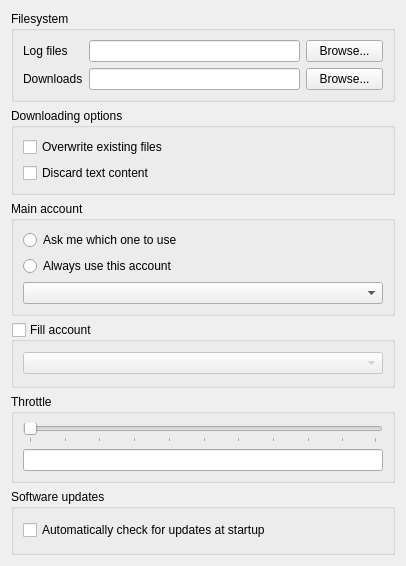
<?xml version="1.0" encoding="UTF-8"?>
<ui version="4.0">
 <class>CoreSettings</class>
 <widget class="QWidget" name="CoreSettings">
  <property name="geometry">
   <rect>
    <x>0</x>
    <y>0</y>
    <width>406</width>
    <height>566</height>
   </rect>
  </property>
  <property name="windowTitle">
   <string>Settings</string>
  </property>
  <layout class="QVBoxLayout" name="verticalLayout">
   <item>
    <widget class="QGroupBox" name="groupBox">
     <property name="title">
      <string>Filesystem</string>
     </property>
     <layout class="QHBoxLayout" name="horizontalLayout_6">
      <item>
       <layout class="QGridLayout" name="gridLayout">
        <item row="0" column="0">
         <widget class="QLabel" name="label_2">
          <property name="text">
           <string>Log files</string>
          </property>
         </widget>
        </item>
        <item row="0" column="1">
         <widget class="QLineEdit" name="editLogFiles">
          <property name="sizePolicy">
           <sizepolicy hsizetype="Minimum" vsizetype="Fixed">
            <horstretch>0</horstretch>
            <verstretch>0</verstretch>
           </sizepolicy>
          </property>
          <property name="toolTip">
           <string>Location for application log files</string>
          </property>
         </widget>
        </item>
        <item row="0" column="2">
         <widget class="QPushButton" name="btnBrowseLog">
          <property name="maximumSize">
           <size>
            <width>77</width>
            <height>16777215</height>
           </size>
          </property>
          <property name="text">
           <string>Browse...</string>
          </property>
         </widget>
        </item>
        <item row="1" column="0">
         <widget class="QLabel" name="label_3">
          <property name="text">
           <string>Downloads</string>
          </property>
         </widget>
        </item>
        <item row="1" column="1">
         <widget class="QLineEdit" name="editDownloads">
          <property name="sizePolicy">
           <sizepolicy hsizetype="Expanding" vsizetype="Fixed">
            <horstretch>0</horstretch>
            <verstretch>0</verstretch>
           </sizepolicy>
          </property>
          <property name="toolTip">
           <string>Default location for downloads</string>
          </property>
         </widget>
        </item>
        <item row="1" column="2">
         <widget class="QPushButton" name="btnBrowseDownloads">
          <property name="maximumSize">
           <size>
            <width>77</width>
            <height>16777215</height>
           </size>
          </property>
          <property name="text">
           <string>Browse...</string>
          </property>
         </widget>
        </item>
       </layout>
      </item>
     </layout>
    </widget>
   </item>
   <item>
    <widget class="QGroupBox" name="groupBox_8">
     <property name="title">
      <string>Downloading options</string>
     </property>
     <layout class="QGridLayout" name="gridLayout_4">
      <item row="0" column="0">
       <widget class="QCheckBox" name="chkOverwriteExisting">
        <property name="toolTip">
         <string/>
        </property>
        <property name="layoutDirection">
         <enum>Qt::LeftToRight</enum>
        </property>
        <property name="text">
         <string>Overwrite existing files</string>
        </property>
       </widget>
      </item>
      <item row="1" column="0">
       <widget class="QCheckBox" name="chkDiscardText">
        <property name="layoutDirection">
         <enum>Qt::LeftToRight</enum>
        </property>
        <property name="text">
         <string>Discard text content</string>
        </property>
       </widget>
      </item>
     </layout>
    </widget>
   </item>
   <item>
    <widget class="QGroupBox" name="groupBox_9">
     <property name="title">
      <string>Main account</string>
     </property>
     <layout class="QVBoxLayout" name="verticalLayout_5">
      <item>
       <layout class="QVBoxLayout" name="verticalLayout_6">
        <item>
         <widget class="QRadioButton" name="rdbAskAccount">
          <property name="text">
           <string>Ask me which one to use</string>
          </property>
         </widget>
        </item>
        <item>
         <widget class="QRadioButton" name="rdbUseAccount">
          <property name="text">
           <string>Always use this account</string>
          </property>
         </widget>
        </item>
        <item>
         <widget class="QComboBox" name="cmbMainAccount">
          <property name="enabled">
           <bool>true</bool>
          </property>
         </widget>
        </item>
       </layout>
      </item>
     </layout>
    </widget>
   </item>
   <item>
    <widget class="QGroupBox" name="grpFillAccount">
     <property name="title">
      <string>Fill account</string>
     </property>
     <property name="checkable">
      <bool>true</bool>
     </property>
     <property name="checked">
      <bool>false</bool>
     </property>
     <layout class="QVBoxLayout" name="verticalLayout_8">
      <item>
       <widget class="QComboBox" name="cmbFillAccount"/>
      </item>
     </layout>
    </widget>
   </item>
   <item>
    <widget class="QGroupBox" name="groupBox_2">
     <property name="title">
      <string>Throttle</string>
     </property>
     <layout class="QVBoxLayout" name="verticalLayout_9">
      <item>
       <widget class="QSlider" name="sliderThrottle">
        <property name="minimum">
         <number>1</number>
        </property>
        <property name="maximum">
         <number>160</number>
        </property>
        <property name="singleStep">
         <number>1</number>
        </property>
        <property name="pageStep">
         <number>16</number>
        </property>
        <property name="orientation">
         <enum>Qt::Horizontal</enum>
        </property>
        <property name="invertedAppearance">
         <bool>false</bool>
        </property>
        <property name="invertedControls">
         <bool>false</bool>
        </property>
        <property name="tickPosition">
         <enum>QSlider::TicksBelow</enum>
        </property>
       </widget>
      </item>
      <item>
       <widget class="QLineEdit" name="editThrottle">
        <property name="readOnly">
         <bool>true</bool>
        </property>
       </widget>
      </item>
     </layout>
    </widget>
   </item>
   <item>
    <widget class="QGroupBox" name="groupBox_6">
     <property name="title">
      <string>Software updates</string>
     </property>
     <layout class="QHBoxLayout" name="horizontalLayout">
      <item>
       <widget class="QCheckBox" name="chkUpdates">
        <property name="text">
         <string>Automatically check for updates at startup</string>
        </property>
       </widget>
      </item>
     </layout>
    </widget>
   </item>
  </layout>
 </widget>
 <tabstops>
  <tabstop>editLogFiles</tabstop>
  <tabstop>btnBrowseLog</tabstop>
  <tabstop>editDownloads</tabstop>
  <tabstop>btnBrowseDownloads</tabstop>
  <tabstop>chkOverwriteExisting</tabstop>
  <tabstop>chkDiscardText</tabstop>
  <tabstop>rdbAskAccount</tabstop>
  <tabstop>rdbUseAccount</tabstop>
  <tabstop>cmbMainAccount</tabstop>
  <tabstop>grpFillAccount</tabstop>
  <tabstop>cmbFillAccount</tabstop>
  <tabstop>sliderThrottle</tabstop>
  <tabstop>editThrottle</tabstop>
  <tabstop>chkUpdates</tabstop>
 </tabstops>
 <resources/>
 <connections/>
</ui>
